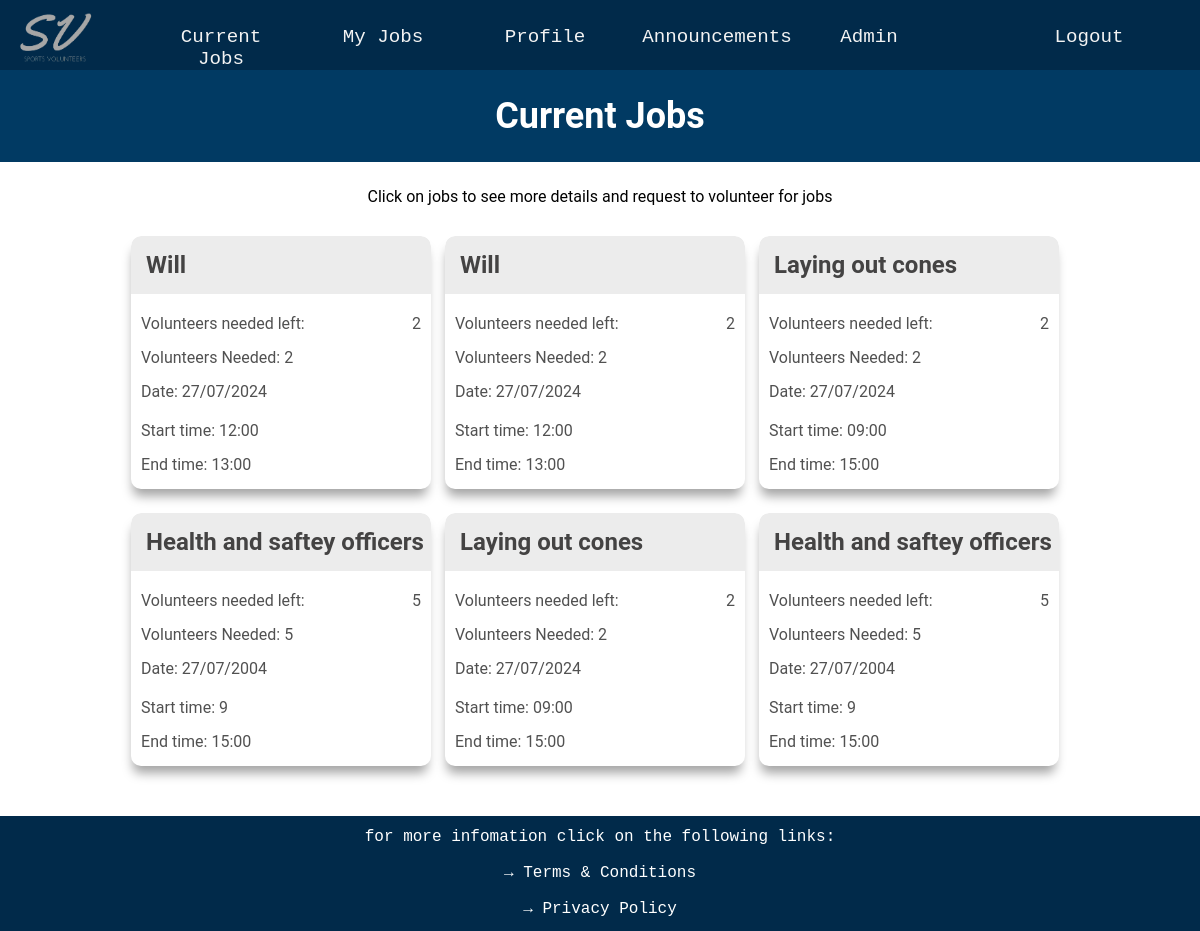
The app's page /current_jobs (signed in), older data.
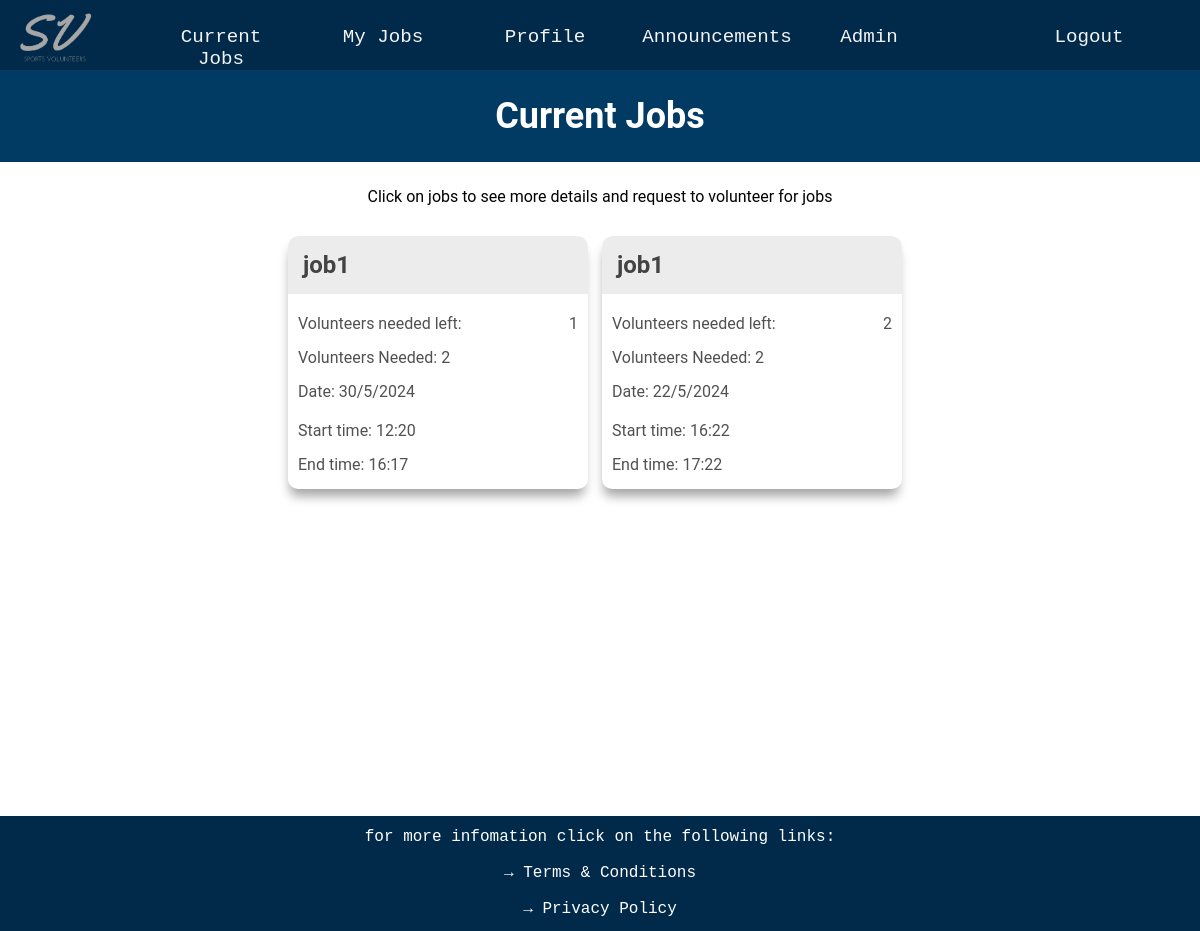
The same page, newer data.
### website/databases.py (models this page shows, shortened)
class Jobs(UserMixin, db.Model):
    __tablename__ = 'jobs'
    job_id = db.Column(db.Integer, primary_key=True)
    job_name = db.Column(db.String(20))
    volunteers_needed = db.Column(db.Integer)
    volunteers_needed_left = db.Column(db.Integer)
    start_time = db.Column(db.String(20))
    end_time = db.Column(db.String(20))
    date = db.Column(db.String(20))
    job_description = db.Column(db.String(300))
    job_qualifications = db.relationship('Qualification', secondary=JobRequirements,
                                         backref=db.backref('required_for_jobs', lazy='subquery'))

### website/routes.py (the view)
@app.route('/current_jobs', methods=['GET', 'POST'])
def current_jobs():
    jobs = Jobs.query.all()
    current_user_id = current_user.get_id()
    user = User.query.get(current_user_id)
    user_qualifications_ids = {q.qualifications_id for q in user.qualifications}
    qualified_jobs_ids = []
    for job in jobs:
        job_requirement_ids = {qr.qualifications_id for qr in job.job_qualifications}
        if job_requirement_ids.issubset(user_qualifications_ids):
            qualified_jobs_ids.append(job.job_id)
    assigned_job_ids = []
    assigned_jobs = UserJobLink.query.filter_by(user_id=current_user_id).all()
    for assigned_job in assigned_jobs:
        assigned_job_ids.append(assigned_job.job_id)
    requested_job_ids = []
    requested_jobs = Requests.query.filter_by(user_id=current_user_id).all()
    for requested in requested_jobs:
        requested_job_ids.append(requested.job_id)
    if 'job_id_request' in request.form:
        job_id_request = request.form['job_id_request']
        new_request = Requests(user_id=current_user_id, job_id=job_id_request)
        db.session.add(new_request)
        db.session.commit()
        return redirect(url_for('current_jobs'))
    return render_template('current_jobs.html', jobs=jobs, qualified_jobs_ids=qualified_jobs_ids,
                           requested_job_ids=requested_job_ids, assigned_job_ids=assigned_job_ids, prescription_level = prescription_level)

### website/databases.py (called while the page is built)
    def get_id(self):
        return str(self.user_id)

### website/routes.py (called while the page is built)
@lm.user_loader
def load_user(user_id):
    return User.query.get(int(user_id))

### website/templates/current_jobs.html (shortened to what this page needs)
{% extends "layout.html" %}
{% block page_content %}
<div class="timetable-title-box">
    <h1 class='timetable-title'>Current Jobs</h1>
</div>
{% if jobs %}
<p class="timetable-guide">Click on jobs to see more details and request to volunteer for jobs</p>
<div class="timetable-boxes">
    {% for job in jobs %}
    <div class="job-content">
        <element class='popup_element' onclick="togglePopup('{{ job.job_id }}')">
            <div class="job-box">
                <div class="job-name-box">
                    <div class="job-name"><b>{{ job.job_name }}</b></div>
                </div>
                <div>Volunteers needed left: <span>{{ job.volunteers_needed_left }}</span></div>
                <div>Volunteers Needed: <span>{{ job.volunteers_needed }}</span></div>
                <div>Date: <span>{{ job.date }}</span></div>
                <div>Start time: <span>{{ job.start_time }}</span></div>
                <div>End time: <span>{{ job.end_time }}</span></div>
            </div>
        </element>
    </div>
    {% endfor %}
</div>
{% else %}
<div class="no-jobs">
    <h1>No jobs found</h1>
    <p>There are no available jobs at the moment.</p>
</div>
{% endif %}
{% endblock %}

Row changes from the older to the newer data that the page shows:
removed Jobs: job_name "Laying out cones", volunteers_needed_left "2", volunteers_needed "2", date "27/07/2024", start_time "09:00", end_time "15:00"
removed Jobs: job_name "Health and saftey officers", volunteers_needed_left "5", volunteers_needed "5", date "27/07/2004", start_time "9", end_time "15:00"
removed Jobs: job_name "Laying out cones", volunteers_needed_left "2", volunteers_needed "2", date "27/07/2024", start_time "09:00", end_time "15:00"
removed Jobs: job_name "Health and saftey officers", volunteers_needed_left "5", volunteers_needed "5", date "27/07/2004", start_time "9", end_time "15:00"
changed Jobs (number 1 of 2 on the later page): job_name "Will" → "job1"; volunteers_needed_left "2" → "1"; date "27/07/2024" → "30/5/2024"; start_time "12:00" → "12:20"; end_time "13:00" → "16:17"
changed Jobs (number 2 of 2 on the later page): job_name "Will" → "job1"; date "27/07/2024" → "22/5/2024"; start_time "12:00" → "16:22"; end_time "13:00" → "17:22"
